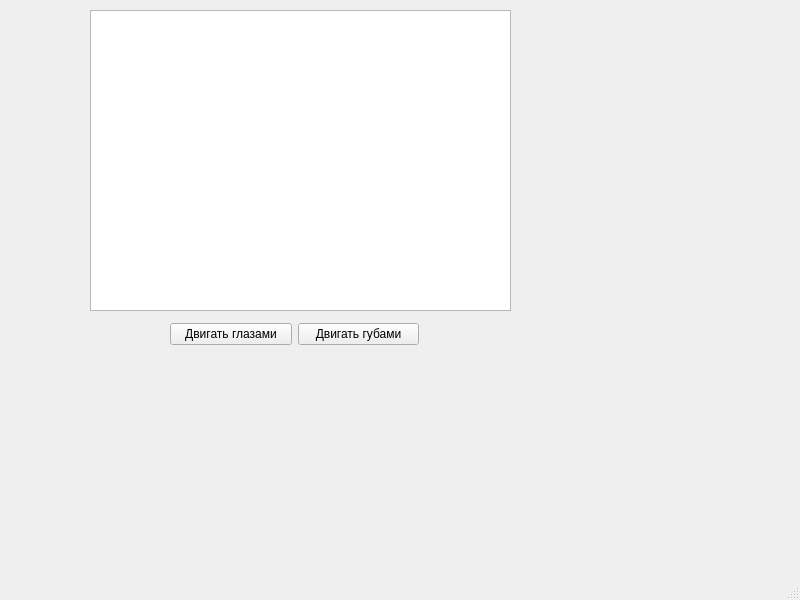
<?xml version="1.0" encoding="UTF-8"?>
<ui version="4.0">
 <class>MainWindow</class>
 <widget class="QMainWindow" name="MainWindow">
  <property name="geometry">
   <rect>
    <x>0</x>
    <y>0</y>
    <width>800</width>
    <height>600</height>
   </rect>
  </property>
  <property name="windowTitle">
   <string>MainWindow</string>
  </property>
  <widget class="QWidget" name="centralwidget">
   <widget class="QGraphicsView" name="graphicsView">
    <property name="geometry">
     <rect>
      <x>90</x>
      <y>10</y>
      <width>421</width>
      <height>301</height>
     </rect>
    </property>
   </widget>
   <widget class="QWidget" name="">
    <property name="geometry">
     <rect>
      <x>170</x>
      <y>320</y>
      <width>249</width>
      <height>28</height>
     </rect>
    </property>
    <layout class="QHBoxLayout" name="horizontalLayout">
     <item>
      <widget class="QPushButton" name="pushButton">
       <property name="text">
        <string>Двигать глазами</string>
       </property>
      </widget>
     </item>
     <item>
      <widget class="QPushButton" name="pushButton_2">
       <property name="text">
        <string>Двигать губами</string>
       </property>
      </widget>
     </item>
    </layout>
   </widget>
  </widget>
  <widget class="QMenuBar" name="menubar">
   <property name="geometry">
    <rect>
     <x>0</x>
     <y>0</y>
     <width>800</width>
     <height>23</height>
    </rect>
   </property>
  </widget>
  <widget class="QStatusBar" name="statusbar"/>
 </widget>
 <resources/>
 <connections/>
</ui>
